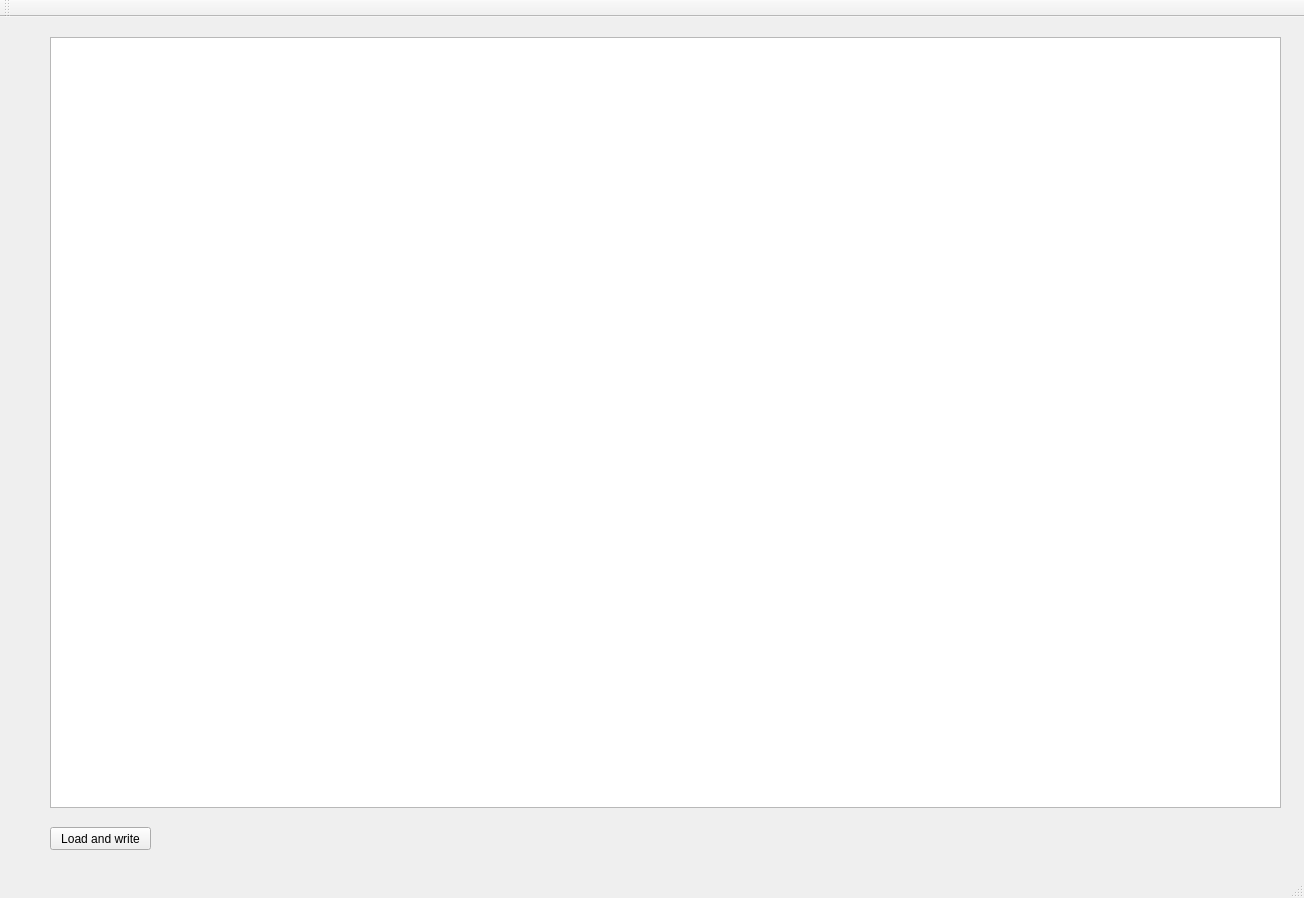
<?xml version="1.0" encoding="UTF-8"?>
<ui version="4.0">
 <class>MainWindow</class>
 <widget class="QMainWindow" name="MainWindow">
  <property name="geometry">
   <rect>
    <x>0</x>
    <y>0</y>
    <width>1304</width>
    <height>898</height>
   </rect>
  </property>
  <property name="windowTitle">
   <string>MainWindow</string>
  </property>
  <widget class="QWidget" name="centralWidget">
   <widget class="QGraphicsView" name="graphicsView">
    <property name="geometry">
     <rect>
      <x>50</x>
      <y>20</y>
      <width>1231</width>
      <height>771</height>
     </rect>
    </property>
   </widget>
   <widget class="QPushButton" name="PB_load">
    <property name="geometry">
     <rect>
      <x>50</x>
      <y>810</y>
      <width>101</width>
      <height>23</height>
     </rect>
    </property>
    <property name="text">
     <string>Load and write</string>
    </property>
   </widget>
  </widget>
  <widget class="QMenuBar" name="menuBar">
   <property name="geometry">
    <rect>
     <x>0</x>
     <y>0</y>
     <width>1304</width>
     <height>21</height>
    </rect>
   </property>
  </widget>
  <widget class="QToolBar" name="mainToolBar">
   <attribute name="toolBarArea">
    <enum>TopToolBarArea</enum>
   </attribute>
   <attribute name="toolBarBreak">
    <bool>false</bool>
   </attribute>
  </widget>
  <widget class="QStatusBar" name="statusBar"/>
 </widget>
 <layoutdefault spacing="6" margin="11"/>
 <resources/>
 <connections/>
</ui>
